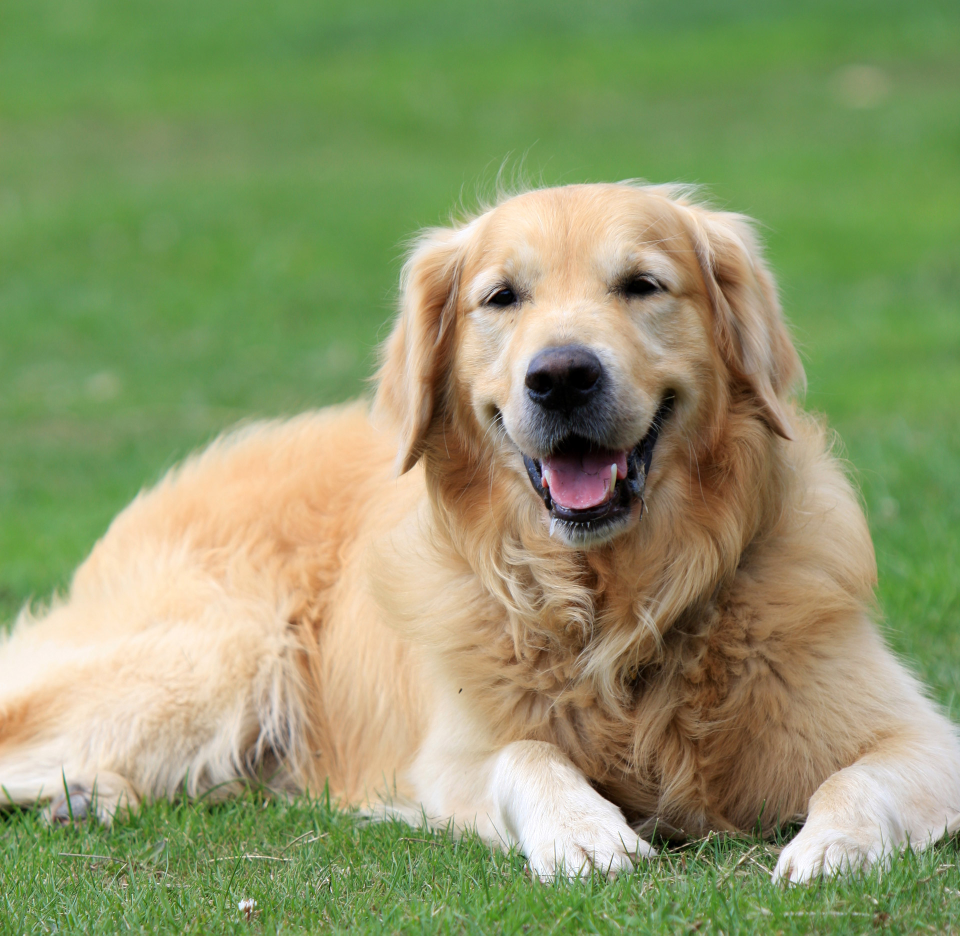
#> input picture data/images/dog.jpg, 1920 x 1871 px (shown at 1/2 size)
$ python export_img.py
#> lines starting #> are read from the running program, lines starting #| are printed output that depends on the picture
from PIL import Image
import argparse
import numpy as np
import subprocess

def parse_opt():
    parser = argparse.ArgumentParser()

    parser.add_argument('--img', type=str, help='image path' , default="data/images/dog.jpg")

    opt = parser.parse_args()
    return opt


def main(opt):

    img = Image.open(opt['img']).resize((32,32))
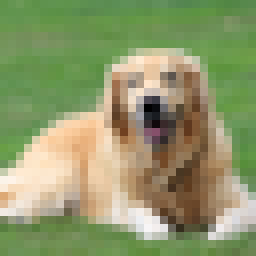
#> img: PIL image 32x32 RGB (shown 8 times larger); mean R, G, B 142.5, 152.2, 106.2
    img = np.array(img).astype(np.float32)
#> img: shape (32, 32, 3) float32

    with open("img.cc" , 'w')  as f:
        f.write("float img_bin[] = {\n")
        idx = 0
        for w in img:
            for h in w:
                for c in h:
                    idx+=1
                    if idx != 32*32*3:
                        f.write(f"{c}, ")
                    else:
                        f.write(f"{c}")
            f.write("\n")
#> this loop made 32 passes
#> after the loop, idx = 3072

        f.write("};\n")
        f.write("unsigned int img_bin_len = 3072;")


    # [5 lines of commented-out code are left out]


if __name__ == '__main__':
    opt = parse_opt()
    main(vars(opt))
